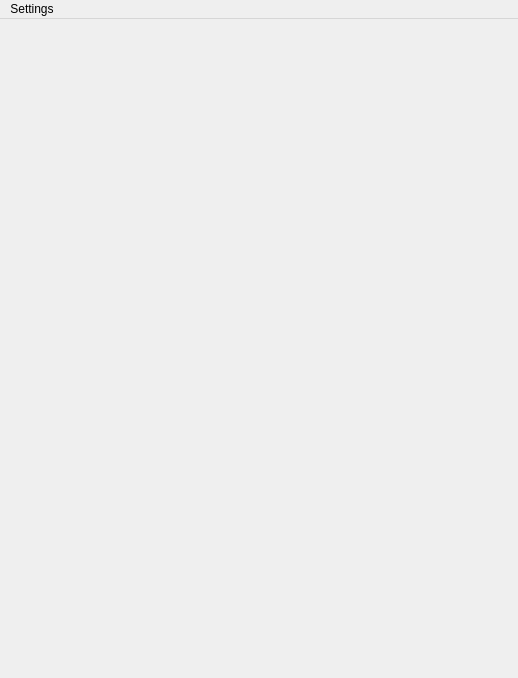
<?xml version="1.0" encoding="UTF-8"?>
<ui version="4.0">
 <class>MainWindow</class>
 <widget class="QMainWindow" name="MainWindow">
  <property name="geometry">
   <rect>
    <x>0</x>
    <y>0</y>
    <width>518</width>
    <height>678</height>
   </rect>
  </property>
  <property name="windowTitle">
   <string>MainWindow</string>
  </property>
  <widget class="QWidget" name="centralWidget"/>
  <widget class="QMenuBar" name="menuBar">
   <property name="geometry">
    <rect>
     <x>0</x>
     <y>0</y>
     <width>518</width>
     <height>21</height>
    </rect>
   </property>
   <widget class="QMenu" name="menuSettings">
    <property name="title">
     <string>Settings</string>
    </property>
    <addaction name="actionTest_1"/>
    <addaction name="actionTest_2"/>
    <addaction name="actionTest_3"/>
    <addaction name="separator"/>
    <addaction name="actionAdvanced_Settings"/>
   </widget>
   <addaction name="menuSettings"/>
  </widget>
  <action name="actionAdvanced_Settings">
   <property name="text">
    <string>Advanced Settings</string>
   </property>
   <property name="shortcut">
    <string>Ctrl+O</string>
   </property>
  </action>
  <action name="actionTest_1">
   <property name="text">
    <string>Test 1</string>
   </property>
  </action>
  <action name="actionTest_2">
   <property name="text">
    <string>Test 2</string>
   </property>
  </action>
  <action name="actionTest_3">
   <property name="text">
    <string>Test 3</string>
   </property>
  </action>
 </widget>
 <layoutdefault spacing="6" margin="11"/>
 <resources/>
 <connections/>
</ui>
